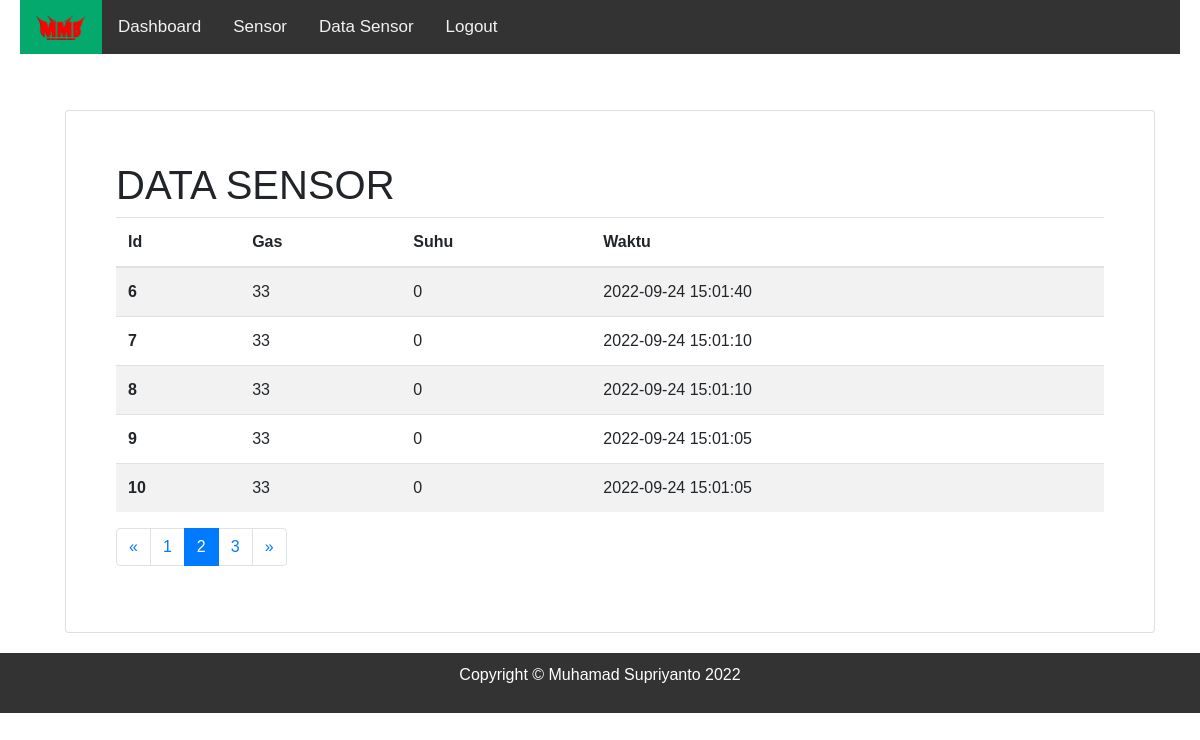
/Monitoring/Datasensor/5, run on the app's committed database.
### tables this page shows
CREATE TABLE `tb_sensor` (
  `id` int(11) NOT NULL,
  `gas` int(11) NOT NULL,
  `suhu` int(11) NOT NULL,
  `Waktu` timestamp NOT NULL DEFAULT current_timestamp() ON UPDATE current_timestamp()
);

### index.php (called while the page is built, shortened)
<?php
require_once BASEPATH.'core/CodeIgniter.php';

### application/models/M_monitoring.php (called while the page is built, shortened)
<?php
class M_monitoring extends CI_Model
{
	public function getAllsensor($limit, $start)
	{
		$this->db->order_by('id', 'desc');
		$query = $this->db->get('tb_sensor', $limit, $start);
		return $query->result_array();
	}
}
?>

### application/views/Data_sensor.php (the view)
<div class="container">
    <div style="overflow-x: TRUE;">
        <div class="row">
            <div class="col-lg-12 mb-10">
                <div class="card">
                    <div class="card-body">
                        <h1>DATA SENSOR</h1>
                        <div class="table-responsive">
                            <table class="table table-striped" style="overflow-x: true;" id="datasensor">
                                <thead>
                                    <tr>
                                        <th scope="col">Id</th>
                                        <th scope="col">Gas</th>
                                        <th scope="col">Suhu</th>
                                        <th scope="col">Waktu</th>
                                    </tr>
                                </thead>
                                <tbody>
                                    <?php foreach ($sensor as $key => $value) : ?>
                                    <tr>
                                        <th><?= ++$start;?></th>
                                        <td id="data"><?= $value['gas']; ?></td>
                                        <td id="data"><?= $value['suhu']; ?></td>
                                        <td id="data"><?= $value['Waktu']; ?></td>
                                    </tr>
                                    <?php endforeach; ?>
                                </tbody>
                            </table>
                        </div>
                        <?= $this->pagination->create_links();?>
                    </div>
                </div>
            </div>
        </div>
    </div>
</div>

### application/controllers/Monitoring.php (shortened to what this page needs)
<?php
class Monitoring extends CI_Controller
{
  public function __construct()
  {
    $this->load->model('M_monitoring');
  }
	public function Datasensor()
	{
		$this->load->library('pagination');
		$config['per_page'] = 5;
		$config['full_tag_open'] = '<nav>
		<ul class="pagination">';
		$config['full_tag_close'] = '</nav>
		</ul>';
		$config['next_tag_open'] = '<li class="page-item">';
		$config['next_tag_close'] = '</li>';
		$config['next_tag_open'] = '<li class="page-item">';
		$config['next_tag_close'] = '</li>';
		$config['prev_tag_open'] = '<li class="page-item">';
		$config['prev_tag_close'] = '</li>';
		$config['cur_tag_open'] = '<li class="page-item active"> <a class="page-link" href="#">';
		$config['cur_tag_close'] = '</a></li>';
		$config['num_tag_open'] = '<li class="page-item ">';
		$config['num_tag_close'] = '</li>';
		$data['start'] = $this->uri->segment(3);
		$data['sensor'] = $this->M_monitoring->getAllsensor($config['per_page'],$data['start']);
		$data['judul'] = "DATA SENSOR";
		$data['Penulis'] = "Copyright &copy; Muhamad Supriyanto 2022";
		$this->load->view('template/header', $data);
			$this->load->view('template/navbar');
			$this->load->view('Data_sensor',$data);
			$this->load->view('template/footer', $data);
	}
}
?>

### application/views/template/header.php (shortened to what this page needs)
<!DOCTYPE html>
<html>
<head>
    <link rel="stylesheet" href="https://cdnjs.cloudflare.com/ajax/libs/font-awesome/4.7.0/css/font-awesome.min.css">
    <link rel="stylesheet" href="https://cdn.jsdelivr.net/npm/bootstrap@4.0.0/dist/css/bootstrap.min.css"
>
</head>
<body>

### application/views/template/navbar.php (shortened to what this page needs)
<div class="topnav" id="myTopnav">
    <a href="" class="active"><img src="<?=base_url ('assets/LOGO OBAT.png')?>" alt="" width="50px"></a>
    <a href="<?=base_url('Monitoring')?>">Dashboard</a>
    <a href="<?=base_url('Monitoring/sensor')?>">Sensor</a>
    <a href="<?=base_url('Monitoring/Datasensor')?>">Data Sensor</a>
    <a href="<?=base_url('Logout')?>">Logout</a>
</div>

### application/views/template/footer.php (shortened to what this page needs)
<footer class="footer d-flex mt-10 justify-content-center mb-0">
    <p><?= $Penulis ?><br>
</footer>
</body>
</html>

### application/views/template/header.php (style rules this page uses)
body { margin: 0; font-family: Arial, Helvetica, sans-serif; }
.topnav { overflow: hidden; background-color: #333; margin-right: 20px; margin-left: 20px; }
.topnav a { float: left; display: block; color: #f2f2f2; text-align: center; padding: 14px 16px; text-decoration: none; font-size: 17px; }
.topnav a.active { background-color: #04AA6D; color: white; }
.card { margin-top: 5%; padding: 30px; margin-left: 20px }
.footer { display: block; align-items: baseline; margin: 0; margin-top: 20px; text-align: center; padding: 10px; background-color: #333; color: white; }

### data on the page
tb_sensor: gas "33", suhu "0", Waktu "2022-09-24 15:01:40"
tb_sensor: gas "33", suhu "0", Waktu "2022-09-24 15:01:10"
tb_sensor: gas "33", suhu "0", Waktu "2022-09-24 15:01:10"
tb_sensor: gas "33", suhu "0", Waktu "2022-09-24 15:01:05"
tb_sensor: gas "33", suhu "0", Waktu "2022-09-24 15:01:05"

### other printed values
$this->pagination->create_links() "« 1 2 3 »"
$Penulis "Copyright © Muhamad Supriyanto 2022"
